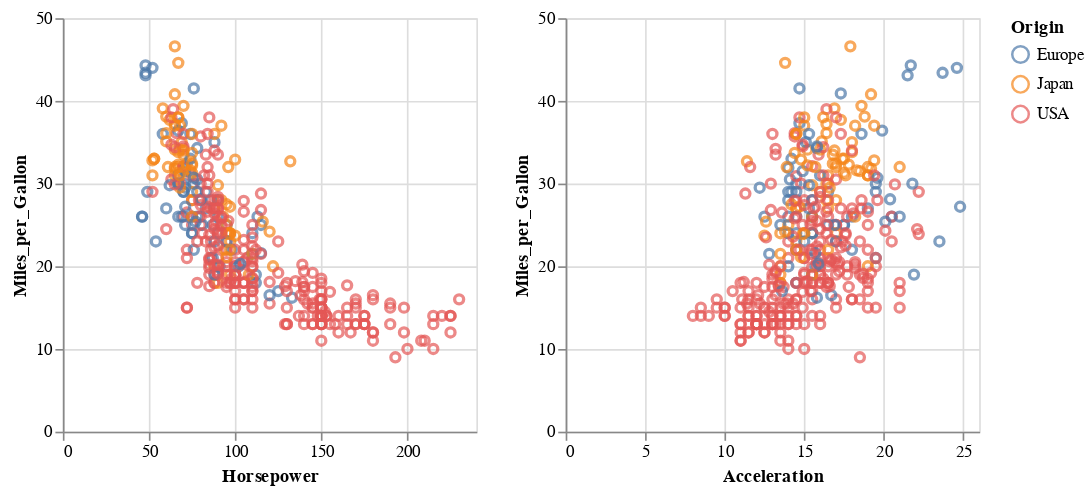

Write notebook code for a chart like this one.
### Markdown cell above
También es posible crear selecciones entrelazadas.

### Code cell
source = data.cars()

brush = alt.selection(type='interval', resolve='global')

base = alt.Chart(source).mark_point().encode(
    y='Miles_per_Gallon',
    color=alt.condition(brush, 'Origin', alt.ColorValue('gray')),
).add_selection(
    brush
).properties(
    width=250,
    height=250
)

base.encode(x='Horsepower')|base.encode(x='Acceleration')

### Figure 1 — Vega-Lite specification as saved in the notebook (floating-point values rounded to 4 significant figures; data arrays with more than 128 entries replaced by an {"elided": "..."} marker saying what was removed)
{"$schema": "https://vega.github.io/schema/vega-lite/v3.4.0.json", "config": {"mark": {"tooltip": null}, "view": {"height": 300, "width": 400}}, "data": {"name": "data-f02450ab61490a1363517a0190416235"}, "datasets": {"data-f02450ab61490a1363517a0190416235": {"elided": "406 records"}}, "hconcat": [{"encoding": {"color": {"condition": {"field": "Origin", "selection": "selector011", "type": "nominal"}, "value": "gray"}, "x": {"field": "Horsepower", "type": "quantitative"}, "y": {"field": "Miles_per_Gallon", "type": "quantitative"}}, "height": 250, "mark": "point", "selection": {"selector011": {"resolve": "global", "type": "interval"}}, "width": 250}, {"encoding": {"color": {"condition": {"field": "Origin", "selection": "selector011", "type": "nominal"}, "value": "gray"}, "x": {"field": "Acceleration", "type": "quantitative"}, "y": {"field": "Miles_per_Gallon", "type": "quantitative"}}, "height": 250, "mark": "point", "selection": {"selector011": {"resolve": "global", "type": "interval"}}, "width": 250}]}
